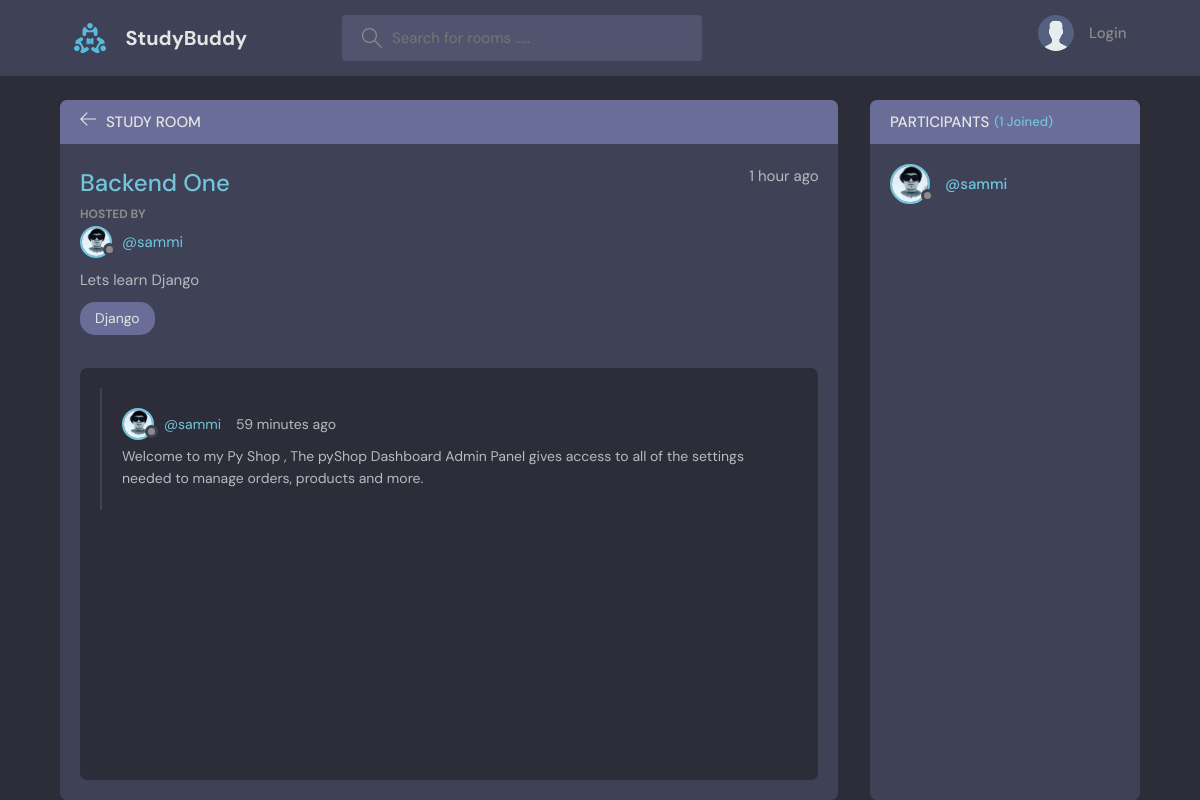
Page /room/3/ on the committed database.
### base/models.py (models this page shows, shortened)
class Room(models.Model):
    host = models.ForeignKey(User, on_delete=models.SET_NULL, null=True)
    topic = models.ForeignKey(Topic, on_delete=models.SET_NULL, null=True)
    participants = models.ManyToManyField(User, related_name='participants', blank=True)
    name = models.CharField(max_length=200)
    description = models.TextField()
    updated = models.DateTimeField(auto_now=True)
    created = models.DateTimeField(auto_now_add=True)
    class Meta:
        ordering = ['-updated', '-created']

class User(AbstractUser):
    name = models.CharField(max_length=200, null=True)
    email = models.EmailField(unique=True)
    bio = models.TextField(null=True)
    avator = models.ImageField(null=True, default='avatar.svg')
    USERNAME_FIELD = 'username'
    REQUIRED_FIELDS = []

class Topic(models.Model):
    name = models.CharField(max_length=200)
    def __str__(self) -> str:
        return self.name

class Message(models.Model):
    user = models.ForeignKey(User, on_delete=models.CASCADE)
    room = models.ForeignKey(Room, on_delete=models.CASCADE)
    body = models.TextField()
    updated = models.DateTimeField(auto_now=True)
    date = models.DateTimeField(auto_now_add=True)
    class Meta:
        ordering = ['-updated', '-date']

### base/views.py (the view, shortened to what this page needs)
# urls.py: path('room/<str:pk>/', views.room, name='room'),
def room(request, pk):
    room = Room.objects.get(id=pk)
    room_messages = room.message_set.all()
    participants = room.participants.all()
    context = {'room': room, 'room_messages': room_messages,
               'participants': participants}
    return render(request, 'room.html', context)

### base/templates/room.html (shortened to what this page needs)
{% extends 'main.html' %}
{% load static %}
{% block content %}
<main class="profile-page layout layout--2">
  <div class="container">
    <div class="room">
      <div class="room__top">
        <div class="room__topLeft">
          <a href="{% url 'home' %}">
            <svg
              version="1.1"
              xmlns="http://www.w3.org/2000/svg"
              width="32"
              height="32"
              viewBox="0 0 32 32"
            >
              <title>arrow-left</title>
              <path
                d="M13.723 2.286l-13.723 13.714 13.719 13.714 1.616-1.611-10.96-10.96h27.625v-2.286h-27.625l10.965-10.965-1.616-1.607z"
              ></path>
            </svg>
          </a>
          <h3>Study Room</h3>
        </div>
      </div>
      <div class="room__box scroll">
        <div class="room__header scroll">
          <div class="room__info">
            <h3>{{room.name}}</h3>
            <span>{{room.created|timesince}} ago</span>
          </div>
          <div class="room__hosted">
            <p>Hosted By</p>
            <a href="{% url 'profile' room.host.id %}" class="room__author">
              <div class="avatar avatar--small">
                <img src="{{room.host.avator.url}}" />
              </div>
              <span>@{{room.host.username}}</span>
            </a>
          </div>
          <div class="room__details">
            {{room.description}}
          </div>
          <span class="room__topics">{{room.topic}}</span>
        </div>
        <div class="room__conversation">
          <div class="threads scroll">
            {% for message in room_messages %}
            <div class="thread">
              <div class="thread__top">
                <div class="thread__author">
                  <a href="#" class="thread__authorInfo">
                    <div class="avatar avatar--small">
                      <img
                        src="{{message.user.avator.url}}"
                      />
                    </div>
                    <span>@{{message.user}}</span>
                  </a>
                  <span class="thread__date">{{message.date|timesince}} ago</span>
                </div>
              </div>
              <div class="thread__details">
                {{message.body}}
              </div>
            </div>
            {% endfor %}
          </div>
        </div>
      </div>
    </div>
    <div class="participants">
      <h3 class="participants__top">
        Participants <span>({{ room.participants.all.count }} Joined)</span>
      </h3>
      <div class="participants__list scroll">
        {% for user in participants %}
        <a href="profile.html" class="participant">
          <div class="avatar avatar--medium">
            <img src="{{user.avator.url}}" />
          </div>
          <p>
            <span>@{{user.username}}</span>
          </p>
        </a>
        {% endfor %}
      </div>
    </div>
  </div>
</main>
{% endblock %}

### rows in the picture
Room: name "Backend One", created "1 hour", host.avator (picture), host.username "sammi", description "Lets learn Django", topic "Django", participants.all.count "1"
Message: user.avator (picture), user "sammi", date "59 minutes", body "Welcome to my Py Shop , The pyShop Dashboard Admin Panel gives access to all of the settings needed to manage orders, products and more."
User: avator (picture), username "sammi"
